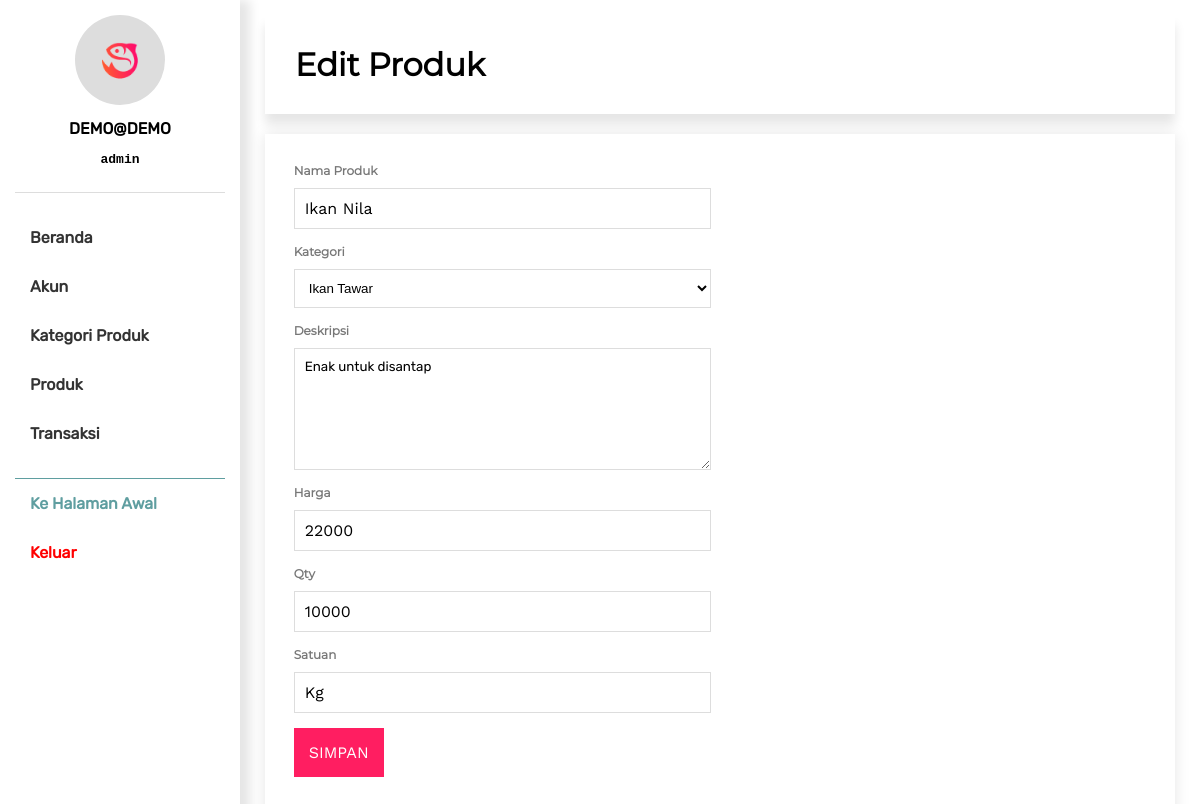
The page /panel/produk-edit.php?id=24 (signed in) on the database its author committed.
### tables this page shows
CREATE TABLE `produk` (
  `id_data` int(255) NOT NULL,
  `nama` varchar(255) NOT NULL,
  `kategori` int(255) NOT NULL,
  `deskripsi` text NOT NULL,
  `foto` varchar(255) NOT NULL,
  `harga` int(255) NOT NULL,
  `qty` int(255) NOT NULL,
  `satuan` varchar(255) NOT NULL
);

### backend/model/Querybuilder.php (called while the page is built, shortened)
<?php
require 'Database.php';
class Querybuilder
{
   private $tableName;
   function __construct($dbname)
   {
      $this->tableName = $dbname;
   }
   function select($clause)
   {
      $dbconf = new Database();
      $table = $this->tableName;
      $query = "SELECT * FROM $table WHERE $clause";
      $exe = mysqli_query($dbconf->connect(),$query);
      $data['rows'] = mysqli_num_rows($exe);
      $data['single'] = mysqli_fetch_array($exe);
      $data['result'] = $exe;
      return $data;
   }
   function selectAll($clause)
   {
      $dbconf = new Database();
      $table = $this->tableName;
      $query = "SELECT * FROM $table WHERE $clause";
      $exe = mysqli_query($dbconf->connect(),$query);
      $data['rows'] = mysqli_num_rows($exe);
      $data['result'] = $exe;
      return $data;
   }
}

### backend/model/Database.php (called while the page is built)
<?php
class Database
{
   function connect()
   {
      $username = 'root';
      $password = '';
      $host = 'localhost';
      $db = "sipit";
      return mysqli_connect($host, $username, $password, $db);
   }
}

### panel/produk-edit.php (the view, shortened to what this page needs)
<?php
require '../backend/model/Querybuilder.php';
$getter = new Querybuilder('kategori');
$cat = $getter->selectAll("1 ORDER BY nama_kat ASC")['result'];
$prdGetter = new Querybuilder("produk");
$id = $_GET['id'];
$produk = $prdGetter->select("id_data = '$id'")['single'];
?>
<!DOCTYPE Html>
<html lang="id">
<head>
   <?php include 'temps/stylenscripts.php'?>
</head>
<body style="padding:0;margin:0;">
<?php include 'temps/sidebar.php' ?>
<div class="panel-sections">
   <div class="sect-heading">
      <h1>Edit Produk</h1>
   </div>
   <div class="sect-body">
      <div class="sect-col-half">
         <form action="actions/update-produk.php" method="post" enctype="multipart/form-data">
            <div class="form-group">
               <label>Nama Produk</label>
               <input type="text" required name="name" placeholder="Ikan Nila" value="<?= $produk['nama'] ?>">
            </div>
            <div class="form-group">
               <label>Kategori</label>
               <select required name="kat">
                  <?php
                  while($f = mysqli_fetch_array($cat))
                  {
                     ?>
                     <option value="<?= $f['id_data'] ?>"><?= $f['nama_kat'] ?></option>
                     <?php
                  }
                  ?>
               </select>
            </div>
            <div class="form-group">
               <label>Deskripsi</label>
               <textarea name="descript" required placeholder="Enak untuk dikonsumsi"><?= $produk['deskripsi'] ?></textarea>
            </div>
            <div class="form-group">
               <label>Harga</label>
               <input type="number" required name="harga" placeholder="Misal: 1000000" value="<?= $produk['harga'] ?>">
            </div>
            <div class="form-group">
               <label>Qty</label>
               <input type="number" required name="qty" placeholder="Misal: 100" value="<?= $produk['qty'] ?>">
            </div>
             <div class="form-group">
                 <label>Satuan</label>
                 <input type="text" required name="satuan" placeholder="Misal: Kg" value="<?= $produk['satuan'] ?>">
             </div>
            <div class="form-group">
               <button type="submit">Simpan</button>
            </div>
         </form>
      </div>
   </div>
</div>
</body>

### assets/css/style.css (style rules this page uses)
input,button { font-family: "Primary"; }
button { cursor: pointer; font-size:16px; text-transform: uppercase; }
input { font-size:16px; }
body { font-family: "Second"; margin:0; padding:0; }
.panel-sections { padding:15px; padding-left:25px; padding-right:25px; float:left; box-sizing:border-box; width:80%; margin-left:20%; }
.sect-heading { background: rgba(255,255,255,0.7); text-align: center; padding:20px; display: flex; flex-flow: column; align-items: flex-start; box-shadow: 0 10px 10px rgba(0,0,0,0.1); }
.sect-heading > h1,p { margin:0; padding:10px; }
.sect-body { padding:20px; box-shadow:0 0 15px rgba(0,0,0,0.1); margin-top:20px; display: flex; flex-flow: row wrap; justify-content: flex-start; justify-items: flex-start; }
.sect-col-half { width:48%; padding:1%; }
.form-group { display: flex; flex-flow: column; margin-bottom:15px; }
.form-group > label { font-weight:bold; font-size:12px; color:#777; margin-bottom: 10px; }
.form-group > input { padding:10px; border:1px solid #ddd; }
.form-group > textarea { height:100px; font-family: "Rubiks"; padding:10px; border:1px solid #ddd; }
.form-group > select { padding:10px; border:1px solid #ddd; background-color: transparent; cursor: pointer; }
.form-group > button { padding:15px; width:fit-content; border:none; background-color: rgb(255,30,97); color: #fff; }

### rows shown on the page
produk: name "Ikan Nila", descript "Enak untuk disantap", harga "22000", qty "10000", satuan "Kg"

### other values the page prints
$_SESSION['user'] "DEMO@DEMO"
$_SESSION['level'] "admin"
form field kat "Ikan Tawar"
